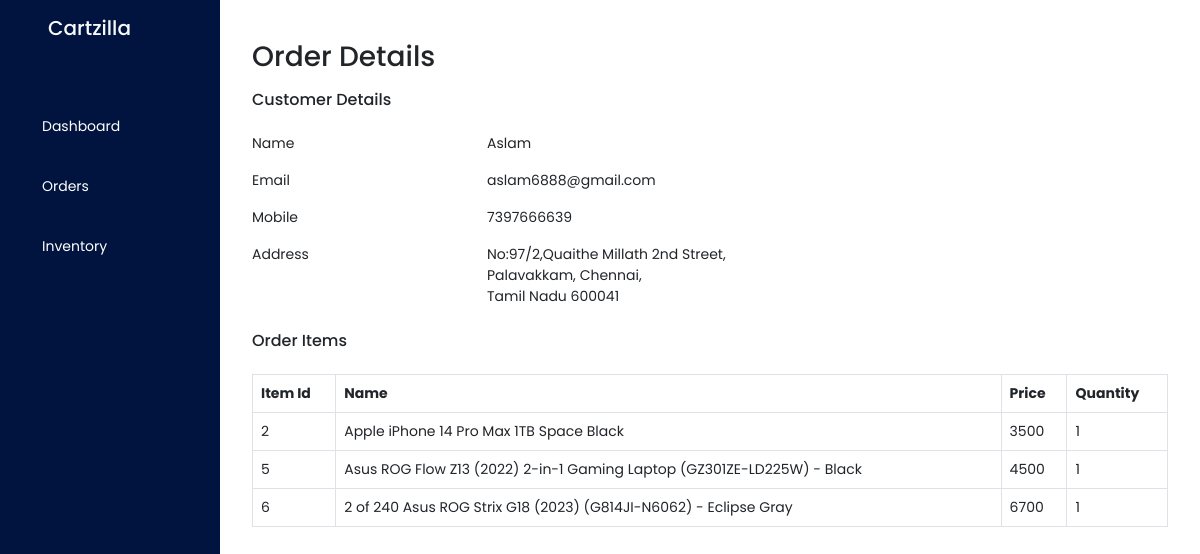
The page /admin/order/7 (signed in) on the database its author committed.
### core/models.py (models this page shows)
class User(db.Model, UserMixin):
    id = db.Column(db.Integer, primary_key=True)
    admin = db.Column(db.Boolean)
    name = db.Column(db.String(100), nullable=True)
    email = db.Column(db.String(100), unique=True, nullable=False)
    mobile = db.Column(db.String(255))
    password = db.Column(db.String(100), nullable=False)
    address_1 = db.Column(db.String(255))
    address_2 = db.Column(db.String(255))
    city = db.Column(db.String(255))
    state = db.Column(db.String(255))
    pincode = db.Column(db.String(255))

class OrderItem(db.Model):
    id = db.Column(db.Integer, primary_key=True)
    order_id = db.Column(db.Integer, db.ForeignKey('order.id'))
    product = db.Column(db.Integer, db.ForeignKey('product.id'))
    quantity = db.Column(db.Integer)

class Product(db.Model):
    id = db.Column(db.Integer, primary_key=True)
    name = db.Column(db.String(255))
    description = db.Column(db.Text)
    img_url = db.Column(db.String(255))
    category = db.Column(db.String(255))
    inventory = db.Column(db.Integer)
    price = db.Column(db.Integer)

### core/routes.py (the view)
@app.route('/admin/order/<id>')
@login_required
def orderitems(id):
    order = Order.query.filter_by(id=id).first()
    customer = User.query.filter_by(id=order.user).first()
    item =  db.engine.execute('''
            select * from order_item, product where order_item.product = product.id and order_item.order_id = {}
        '''.format(id))
    return render_template('admin/Orders/orderview.html',order=order, item=item, customer=customer)

### core/routes.py (called while the page is built)
@login_manager.user_loader
def load_user(user_id):
    return User.query.get(user_id)

### core/templates/admin/Orders/orderview.html (shortened to what this page needs)
{%extends 'admin/index.html'%}
{%block content%}
<div class="p-4 mx-2">
    <h3 class="my-3">Order Details</h3>
    <h6>Customer Details</h6>
    <div class="row">
        <div class="col-3">
            <div class="my-3">Name</div>
            <div class="my-3">Email</div>
            <div class="my-3">Mobile</div>
            <div class="my-3">Address</div>
        </div>
        <div class="col-4">
            <div class="my-3">{{customer.name}}</div>
            <div class="my-3">{{customer.email}}</div>
            <div class="my-3">{{customer.mobile}}</div>
            <div class="mt-3">{{customer.address_1}},</div>
            <div>{{customer.address_2}}, {{customer.city}}, </div>
            <div>{{customer.state}} {{customer.pincode}}</div>
        </div>
    </div>
    <div>
        <h6 class="my-4">Order Items</h6>
        <table class="table table-bordered my-4">
            <thead>
                <tr>
                    <th>Item Id</th>
                    <th>Name</th>
                    <th>Price</th>
                    <th>Quantity</th>
                </tr>
            </thead>
            <tbody>
                {%for data in item%}
                <tr>
                    <td>{{data.id}}</td>
                    <td>{{data.name}}</td>
                    <td>{{data.price}}</td>
                    <td>{{data.quantity}}</td>
                </tr>
                {%endfor%}
            </tbody>
        </table>
    </div>
</div>
{%endblock%}

### core/static/css/admin.css (style rules this page uses)
body { font-family: 'Poppins', sans-serif; font-size: 14px !important; }

### rows shown on the page
User: name "Aslam", email "aslam6888@gmail.com", mobile "7397666639", address_1 "No:97/2,Quaithe Millath 2nd Street", address_2 "Palavakkam", city "Chennai", state "Tamil Nadu", pincode "600041"
OrderItem: id "2", name "Apple iPhone 14 Pro Max 1TB Space Black", price "3500", quantity "1"
OrderItem: id "5", name "Asus ROG Flow Z13 (2022) 2-in-1 Gaming Laptop (GZ301ZE-LD225W) - Black", price "4500", quantity "1"
OrderItem: id "6", name "2 of 240 Asus ROG Strix G18 (2023) (G814JI-N6062) - Eclipse Gray", price "6700", quantity "1"
